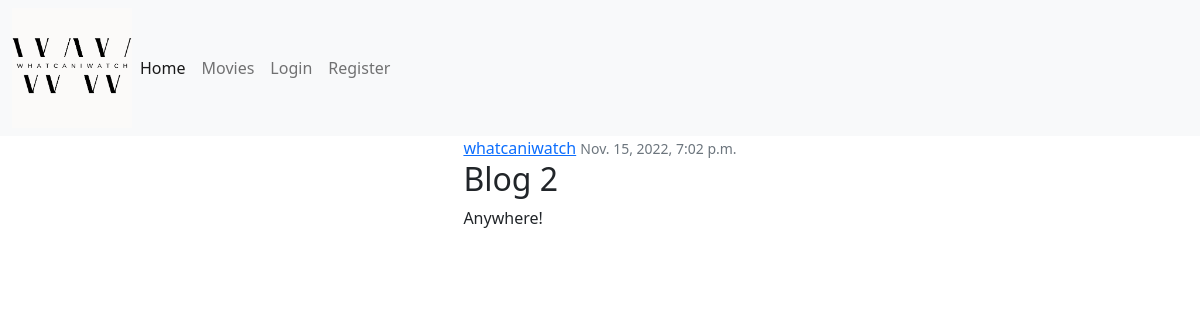
The app's page /post/2/ with its own data.
### my_app/models.py (models this page shows, shortened)
class Post(models.Model):
    title = models.CharField(max_length=100)
    content = models.TextField()
    date_posted = models.DateTimeField(default=timezone.now)
    author = models.ForeignKey(User, on_delete=models.CASCADE)

### my_app/views.py (the view)
# urls.py: path('post/<int:pk>/', PostDetailView.as_view(), name='post-detail'),
class PostDetailView(DetailView):
    model = Post

### my_app/templates/my_app/post_detail.html (shortened to what this page needs)
{% extends  "my_app/base.html" %}
{% block content %}
    <article class="media content-section">
        <div class="media-body">
            <div class="article-metadata">
                <a class="mr-2" href="#">{{ object.author }}</a>
                <small class="text-muted">{{ object.date_posted }}</small>
            </div>
            <h2 class="article-title">{{ object.title }}</h2>
            <p class="article-content">{{ object.content }}</p>
        </div>
    </article>
{% endblock content %}

### my_app/static/my_app/style.css (style rules this page uses)
* { box-sizing: border-box; }

### records on screen
Post: author "whatcaniwatch", date_posted "Nov. 15, 2022, 7:02 p.m.", title "Blog 2", content "Anywhere!"
